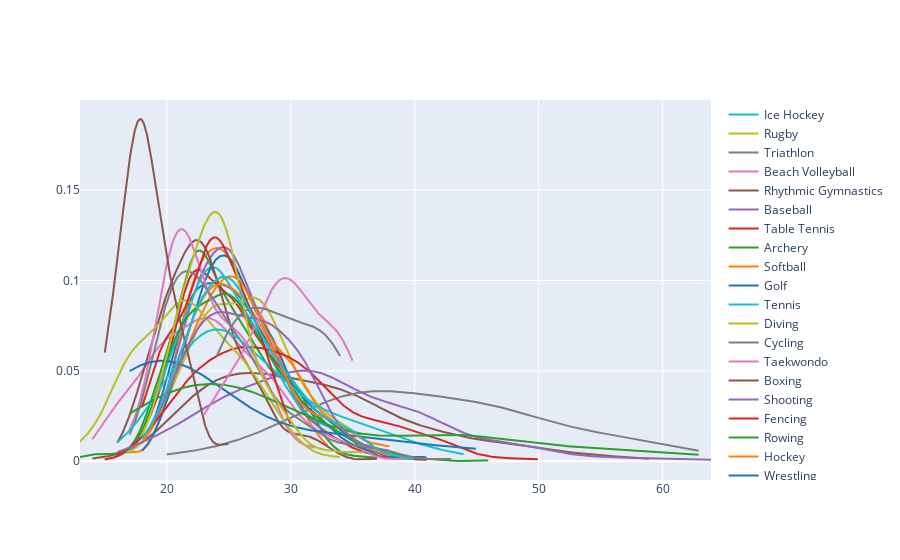

Write notebook code for a chart like this one.
### Code cell
import plotly.figure_factory as ff
 # Filter out empty datasets before plotting
  filtered_x = []
  filtered_name = []

  for data, label in zip(x, name):
        if not data.empty:
            filtered_x.append(data)
            filtered_name.append(label)

  if filtered_x:
        fig = ff.create_distplot(filtered_x, filtered_name, show_hist=False, show_rug=False)
        fig.show()
  else:
        print("No data available for distribution plot.")

### Figure 1 — Plotly figure (JSON) as saved in the notebook; plotly's stock layout.template omitted (floating-point values rounded to 4 significant figures; data arrays with more than 128 entries replaced by an {"elided": "..."} marker saying what was removed)
{"data": [{"legendgroup": "Basketball", "marker": {"color": "rgb(31, 119, 180)"}, "mode": "lines", "name": "Basketball", "showlegend": true, "type": "scatter", "x": {"elided": "500 float values"}, "xaxis": "x", "y": {"elided": "500 float values"}, "yaxis": "y"}, {"legendgroup": "Judo", "marker": {"color": "rgb(255, 127, 14)"}, "mode": "lines", "name": "Judo", "showlegend": true, "type": "scatter", "x": {"elided": "500 float values"}, "xaxis": "x", "y": {"elided": "500 float values"}, "yaxis": "y"}, {"legendgroup": "Football", "marker": {"color": "rgb(44, 160, 44)"}, "mode": "lines", "name": "Football", "showlegend": true, "type": "scatter", "x": {"elided": "500 float values"}, "xaxis": "x", "y": {"elided": "500 float values"}, "yaxis": "y"}, {"legendgroup": "Athletics", "marker": {"color": "rgb(214, 39, 40)"}, "mode": "lines", "name": "Athletics", "showlegend": true, "type": "scatter", "x": {"elided": "500 float values"}, "xaxis": "x", "y": {"elided": "500 float values"}, "yaxis": "y"}, {"legendgroup": "Badminton", "marker": {"color": "rgb(148, 103, 189)"}, "mode": "lines", "name": "Badminton", "showlegend": true, "type": "scatter", "x": {"elided": "500 float values"}, "xaxis": "x", "y": {"elided": "500 float values"}, "yaxis": "y"}, {"legendgroup": "Sailing", "marker": {"color": "rgb(140, 86, 75)"}, "mode": "lines", "name": "Sailing", "showlegend": true, "type": "scatter", "x": {"elided": "500 float values"}, "xaxis": "x", "y": {"elided": "500 float values"}, "yaxis": "y"}, {"legendgroup": "Gymnastics", "marker": {"color": "rgb(227, 119, 194)"}, "mode": "lines", "name": "Gymnastics", "showlegend": true, "type": "scatter", "x": {"elided": "500 float values"}, "xaxis": "x", "y": {"elided": "500 float values"}, "yaxis": "y"}, {"legendgroup": "Art Competitions", "marker": {"color": "rgb(127, 127, 127)"}, "mode": "lines", "name": "Art Competitions", "showlegend": true, "type": "scatter", "x": {"elided": "500 float values"}, "xaxis": "x", "y": {"elided": "500 float values"}, "yaxis": "y"}, {"legendgroup": "Handball", "marker": {"color": "rgb(188, 189, 34)"}, "mode": "lines", "name": "Handball", "showlegend": true, "type": "scatter", "x": {"elided": "500 float values"}, "xaxis": "x", "y": {"elided": "500 float values"}, "yaxis": "y"}, {"legendgroup": "Weightlifting", "marker": {"color": "rgb(23, 190, 207)"}, "mode": "lines", "name": "Weightlifting", "showlegend": true, "type": "scatter", "x": {"elided": "500 float values"}, "xaxis": "x", "y": {"elided": "500 float values"}, "yaxis": "y"}, {"legendgroup": "Wrestling", "marker": {"color": "rgb(31, 119, 180)"}, "mode": "lines", "name": "Wrestling", "showlegend": true, "type": "scatter", "x": {"elided": "500 float values"}, "xaxis": "x", "y": {"elided": "500 float values"}, "yaxis": "y"}, {"legendgroup": "Hockey", "marker": {"color": "rgb(255, 127, 14)"}, "mode": "lines", "name": "Hockey", "showlegend": true, "type": "scatter", "x": {"elided": "500 float values"}, "xaxis": "x", "y": {"elided": "500 float values"}, "yaxis": "y"}, {"legendgroup": "Rowing", "marker": {"color": "rgb(44, 160, 44)"}, "mode": "lines", "name": "Rowing", "showlegend": true, "type": "scatter", "x": {"elided": "500 float values"}, "xaxis": "x", "y": {"elided": "500 float values"}, "yaxis": "y"}, {"legendgroup": "Fencing", "marker": {"color": "rgb(214, 39, 40)"}, "mode": "lines", "name": "Fencing", "showlegend": true, "type": "scatter", "x": {"elided": "500 float values"}, "xaxis": "x", "y": {"elided": "500 float values"}, "yaxis": "y"}, {"legendgroup": "Shooting", "marker": {"color": "rgb(148, 103, 189)"}, "mode": "lines", "name": "Shooting", "showlegend": true, "type": "scatter", "x": {"elided": "500 float values"}, "xaxis": "x", "y": {"elided": "500 float values"}, "yaxis": "y"}, {"legendgroup": "Boxing", "marker": {"color": "rgb(140, 86, 75)"}, "mode": "lines", "name": "Boxing", "showlegend": true, "type": "scatter", "x": {"elided": "500 float values"}, "xaxis": "x", "y": {"elided": "500 float values"}, "yaxis": "y"}, {"legendgroup": "Taekwondo", "marker": {"color": "rgb(227, 119, 194)"}, "mode": "lines", "name": "Taekwondo", "showlegend": true, "type": "scatter", "x": {"elided": "500 float values"}, "xaxis": "x", "y": {"elided": "500 float values"}, "yaxis": "y"}, {"legendgroup": "Cycling", "marker": {"color": "rgb(127, 127, 127)"}, "mode": "lines", "name": "Cycling", "showlegend": true, "type": "scatter", "x": {"elided": "500 float values"}, "xaxis": "x", "y": {"elided": "500 float values"}, "yaxis": "y"}, {"legendgroup": "Diving", "marker": {"color": "rgb(188, 189, 34)"}, "mode": "lines", "name": "Diving", "showlegend": true, "type": "scatter", "x": {"elided": "500 float values"}, "xaxis": "x", "y": {"elided": "500 float values"}, "yaxis": "y"}, {"legendgroup": "Tennis", "marker": {"color": "rgb(23, 190, 207)"}, "mode": "lines", "name": "Tennis", "showlegend": true, "type": "scatter", "x": {"elided": "500 float values"}, "xaxis": "x", "y": {"elided": "500 float values"}, "yaxis": "y"}, {"legendgroup": "Golf", "marker": {"color": "rgb(31, 119, 180)"}, "mode": "lines", "name": "Golf", "showlegend": true, "type": "scatter", "x": {"elided": "500 float values"}, "xaxis": "x", "y": {"elided": "500 float values"}, "yaxis": "y"}, {"legendgroup": "Softball", "marker": {"color": "rgb(255, 127, 14)"}, "mode": "lines", "name": "Softball", "showlegend": true, "type": "scatter", "x": {"elided": "500 float values"}, "xaxis": "x", "y": {"elided": "500 float values"}, "yaxis": "y"}, {"legendgroup": "Archery", "marker": {"color": "rgb(44, 160, 44)"}, "mode": "lines", "name": "Archery", "showlegend": true, "type": "scatter", "x": {"elided": "500 float values"}, "xaxis": "x", "y": {"elided": "500 float values"}, "yaxis": "y"}, {"legendgroup": "Table Tennis", "marker": {"color": "rgb(214, 39, 40)"}, "mode": "lines", "name": "Table Tennis", "showlegend": true, "type": "scatter", "x": {"elided": "500 float values"}, "xaxis": "x", "y": {"elided": "500 float values"}, "yaxis": "y"}, {"legendgroup": "Baseball", "marker": {"color": "rgb(148, 103, 189)"}, "mode": "lines", "name": "Baseball", "showlegend": true, "type": "scatter", "x": {"elided": "500 float values"}, "xaxis": "x", "y": {"elided": "500 float values"}, "yaxis": "y"}, {"legendgroup": "Rhythmic Gymnastics", "marker": {"color": "rgb(140, 86, 75)"}, "mode": "lines", "name": "Rhythmic Gymnastics", "showlegend": true, "type": "scatter", "x": {"elided": "500 float values"}, "xaxis": "x", "y": {"elided": "500 float values"}, "yaxis": "y"}, {"legendgroup": "Beach Volleyball", "marker": {"color": "rgb(227, 119, 194)"}, "mode": "lines", "name": "Beach Volleyball", "showlegend": true, "type": "scatter", "x": {"elided": "500 float values"}, "xaxis": "x", "y": {"elided": "500 float values"}, "yaxis": "y"}, {"legendgroup": "Triathlon", "marker": {"color": "rgb(127, 127, 127)"}, "mode": "lines", "name": "Triathlon", "showlegend": true, "type": "scatter", "x": {"elided": "500 float values"}, "xaxis": "x", "y": {"elided": "500 float values"}, "yaxis": "y"}, {"legendgroup": "Rugby", "marker": {"color": "rgb(188, 189, 34)"}, "mode": "lines", "name": "Rugby", "showlegend": true, "type": "scatter", "x": {"elided": "500 float values"}, "xaxis": "x", "y": {"elided": "500 float values"}, "yaxis": "y"}, {"legendgroup": "Ice Hockey", "marker": {"color": "rgb(23, 190, 207)"}, "mode": "lines", "name": "Ice Hockey", "showlegend": true, "type": "scatter", "x": {"elided": "500 float values"}, "xaxis": "x", "y": {"elided": "500 float values"}, "yaxis": "y"}], "layout": {"autosize": true, "barmode": "overlay", "hovermode": "closest", "legend": {"traceorder": "reversed"}, "xaxis": {"anchor": "y2", "autorange": true, "domain": [0, 1], "range": [13, 63.9], "type": "linear", "zeroline": false}, "yaxis": {"anchor": "free", "autorange": true, "domain": [0, 1], "position": 0, "range": [-0.01042, 0.1999], "type": "linear"}}}
